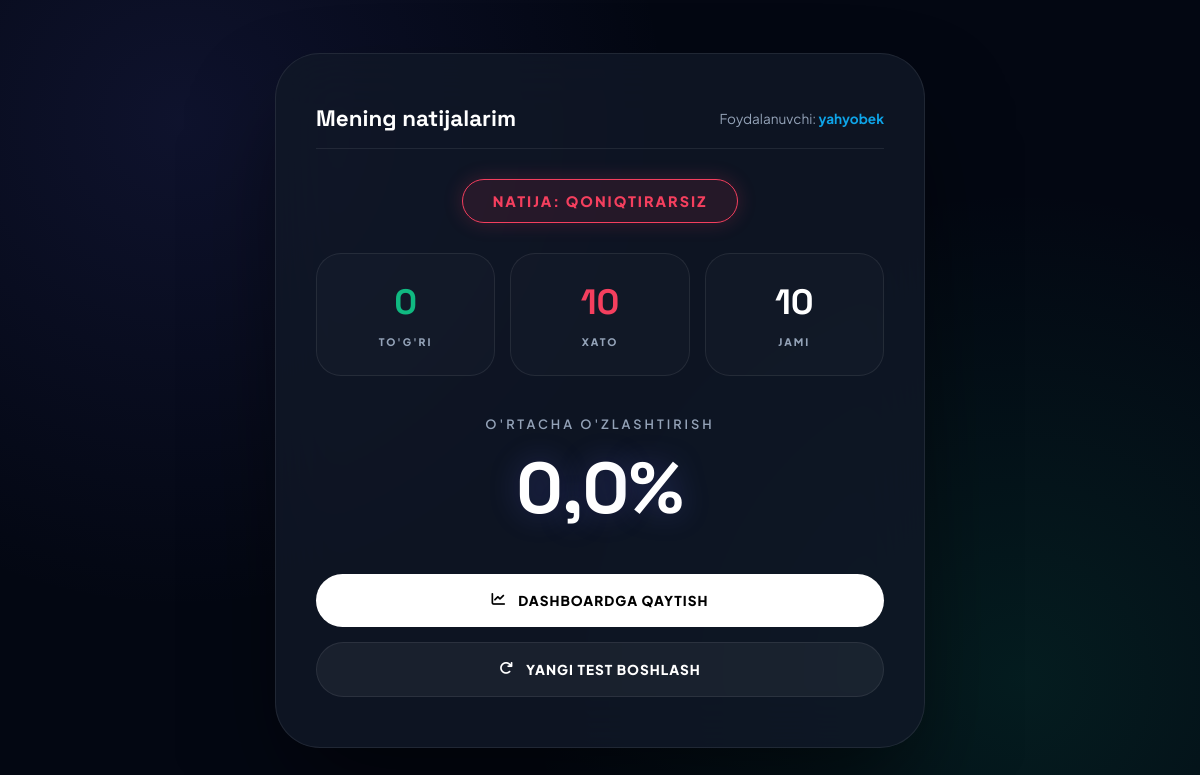
The app's page /result/44/ (signed in) with its own data.
### quiz/models.py (models this page shows, shortened)
class QuizResult(models.Model):
    user = models.ForeignKey(User, on_delete=models.CASCADE, related_name='results', verbose_name="O'quvchi")
    subject = models.ForeignKey(Subject, on_delete=models.CASCADE, verbose_name="Fan")
    test_type = models.CharField(max_length=10, verbose_name="Test turi")
    total_questions = models.IntegerField(default=0, verbose_name="Jami savollar")
    correct_count = models.IntegerField(default=0, verbose_name="To'g'ri javoblar")
    wrong_count = models.IntegerField(default=0, verbose_name="Xato javoblar")
    score_percentage = models.FloatField(default=0.0, verbose_name="Natija (%)")
    date_taken = models.DateTimeField(auto_now_add=True, verbose_name="Topshirilgan vaqt")
    class Meta:
        verbose_name = "Natija"
        verbose_name_plural = "Natijalar"
        ordering = ['-date_taken']

### quiz/views.py (the view)
# urls.py: path('result/<int:result_id>/', quiz_views.result_summary, name='result_summary'),
@login_required
def result_summary(request, result_id):
    result = get_object_or_404(QuizResult, id=result_id, user=request.user)
    return render(request, 'quiz/result_summary.html', {'result': result})

### quiz/context_processors.py (called while the page is built)
def quiz_status(request):
    settings = QuizSettings.objects.last()
    if not settings:
        return {
            'is_bsb_active': False,
            'is_chsb_active': False,
            'quiz_settings': None
        }
    return {
        'is_bsb_active': settings.is_bsb_active,
        'is_chsb_active': settings.is_chsb_active,
        'quiz_settings': settings
    }

### quiz/templates/quiz/result_summary.html (shortened to what this page needs)
<!DOCTYPE html>
<html lang="uz">
<head>
    <link rel="stylesheet" href="https://cdnjs.cloudflare.com/ajax/libs/font-awesome/6.4.0/css/all.min.css">
</head>
<body>
<div class="result-card">
    <div class="dashboard-header">
        <h2>Mening natijalarim</h2>
        <div class="user-tag">Foydalanuvchi: <strong>yahyobek</strong></div>
    </div>
    <div class="status-container">
        <div id="status-badge" class="status-badge">Natija hisoblanmoqda...</div>
    </div>
    <div class="stats-grid">
        <div class="stat-pill">
            <span class="stat-value c-green">{{ result.correct_count }}</span>
            <span class="stat-label">TO'G'RI</span>
        </div>
        <div class="stat-pill">
            <span class="stat-value c-red">{{ result.wrong_count }}</span>
            <span class="stat-label">XATO</span>
        </div>
        <div class="stat-pill">
            <span class="stat-value c-white">{{ result.total_questions }}</span>
            <span class="stat-label">JAMI</span>
        </div>
    </div>
    <div class="score-display">
        <p>O'rtacha o'zlashtirish</p>
        <h3 id="score-val">{{ result.score_percentage }}%</h3>
    </div>
    <div class="btn-group">
        <a href="{% url 'dashboard' %}" class="pill-btn btn-primary">
            <i class="fas fa-chart-line"></i> Dashboardga qaytish
        </a>
        <a href="{% url 'subjects' %}" class="pill-btn btn-outline">
            <i class="fas fa-redo"></i> Yangi test boshlash
        </a>
    </div>
</div>
</body>
</html>

### quiz/templates/quiz/result_summary.html (style rules this page uses)
:root { --bg-deep: #030712; --primary: #6366f1; --secondary: #0ea5e9; --success: #10b981; --danger: #f43f5e; --glass: rgba(17, 24, 39, 0.8); --border: rgba(255, 255, 255, 0.08); --text-main: #f8fafc; --text-dim: #94a3b8; --font-main: 'Plus Jakarta Sans', sans-serif; --font-heading: 'Space Grotesk', sans-serif; }
* { margin: 0; padding: 0; box-sizing: border-box; -webkit-font-smoothing: antialiased; }
body { background-color: var(--bg-deep); color: var(--text-main); font-family: var(--font-main); min-height: 100vh; display: flex; justify-content: center; align-items: center; background-image: radial-gradient(circle at 15% 15%, rgba(99, 102, 241, 0.12) 0%, transparent 40%), radial-gradient(circle at 85% 85%, rgba(16, 185, 129, 0.12) 0%, transparent 40%); padding: 25px; }
.result-card { background: var(--glass); backdrop-filter: blur(30px); border: 1px solid var(--border); width: 100%; max-width: 650px; padding: 50px 40px; border-radius: 45px; box-shadow: 0 50px 100px -20px rgba(0,0,0,0.6); animation: cardEnter 0.8s cubic-bezier(0.16, 1, 0.3, 1); }
.dashboard-header { display: flex; justify-content: space-between; align-items: center; margin-bottom: 30px; border-bottom: 1px solid var(--border); padding-bottom: 15px; }
.dashboard-header h2 { font-size: 1.4rem; font-weight: 800; color: #fff; font-family: var(--font-heading); }
.user-tag { font-size: 0.85rem; color: var(--text-dim); }
.user-tag strong { color: var(--secondary); }
.status-container { text-align: center; margin-bottom: 30px; }
.status-badge { display: inline-block; padding: 12px 30px; border-radius: 100px; font-weight: 800; font-size: 0.9rem; text-transform: uppercase; letter-spacing: 2px; transition: 0.5s ease; }
.status-failed { background: rgba(244, 63, 94, 0.1); color: var(--danger); border: 1px solid var(--danger); box-shadow: 0 0 20px rgba(244, 63, 94, 0.2); }
.stats-grid { display: grid; grid-template-columns: repeat(3, 1fr); gap: 15px; margin-bottom: 40px; }
.stat-pill { background: rgba(255, 255, 255, 0.02); border: 1px solid var(--border); border-radius: 25px; padding: 25px 10px; text-align: center; transition: 0.3s; }
.stat-value { font-size: 2.2rem; font-weight: 700; display: block; font-family: var(--font-heading); margin-bottom: 5px; }
.stat-label { font-size: 0.65rem; color: var(--text-dim); letter-spacing: 2px; font-weight: 800; text-transform: uppercase; }
.c-green { color: var(--success); }
.c-red { color: var(--danger); }
.c-white { color: #fff; }
.score-display { text-align: center; margin-bottom: 40px; }
.score-display p { color: var(--text-dim); text-transform: uppercase; font-size: 0.8rem; letter-spacing: 3px; font-weight: 600; margin-bottom: 10px; }
.score-display h3 { font-size: 4.5rem; font-family: var(--font-heading); font-weight: 800; color: #fff; text-shadow: 0 0 30px rgba(99, 102, 241, 0.3); }
.btn-group { display: flex; flex-direction: column; gap: 15px; }
.pill-btn { padding: 18px; border-radius: 100px; text-decoration: none; font-weight: 800; font-size: 0.85rem; display: flex; align-items: center; justify-content: center; gap: 12px; transition: 0.3s ease; text-transform: uppercase; letter-spacing: 1px; }
.btn-primary { background: #fff; color: #000; }
.btn-outline { background: rgba(255,255,255,0.05); color: #fff; border: 1px solid var(--border); }

### records on screen
QuizResult: correct_count "0", wrong_count "10", total_questions "10", score_percentage "0,0"
